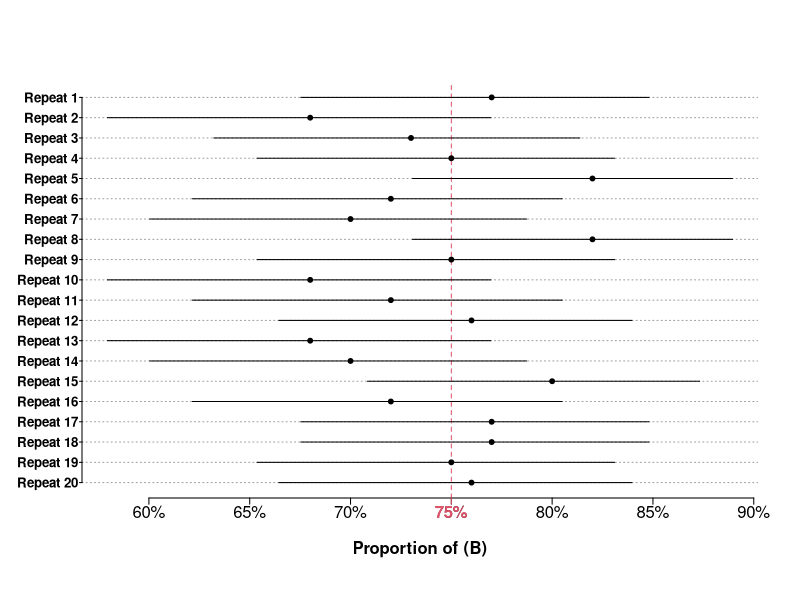

Here is the R script that generated this plot:
CI.bi <- function(n, p, n.sim, ylabel = TRUE){
  
  fun = function(){
    x = rbinom(1, n, p)
   pe = x/n
   CI = binom.test(x, n, p)[[4]]
   c(CI[1], CI[2], pe)
  }
  
    sim = t(replicate(n.sim, fun()))
capture = sim[ ,1] <= p & p <= sim[ ,2]
  
  par(mgp = c(2, .2, 0), tck = -.015)
  plot(sim[, 1:2], rep(1:n.sim, 2), ty = "n", ylab = NA, yaxt = "n", xaxt = "n", xlab = "Proportion of (B)", font.lab = 2, bty = "n")
  
  abline(h = 1:n.sim, col = 8, lty = 3)
  abline(v = p, lty = 2, col = 2)
  segments(sim[ ,1], 1:n.sim, sim[ ,2], 1:n.sim, lend = 1, col = ifelse(capture, 1, 2))
  axis(1, at = axTicks(1), lab = paste0(axTicks(1)*1e2, "%"))
  axis(1, at = p, lab = paste0(p*1e2, "%"), col.axis = 2, col = 2, font = 2)
  if(ylabel) axis(2, at = 1:n.sim, lab = paste0("Repeat ", rev(1:n.sim)), font = 2, las = 1, cex.axis = .8, tck = -.006)
  points(sim[, 3], 1:n.sim, pch = 19, col = ifelse(capture, 1, 2), cex = ifelse(n.sim > 50, .6, .65))
  
  cat("Coverage =", mean(capture)*1e2, "%", "\nLong-run proportion =", mean(sim[, 3])*1e2, "%")
}
# Example of use:
CI.bi(n = 100, p = .75, n.sim = 20)
